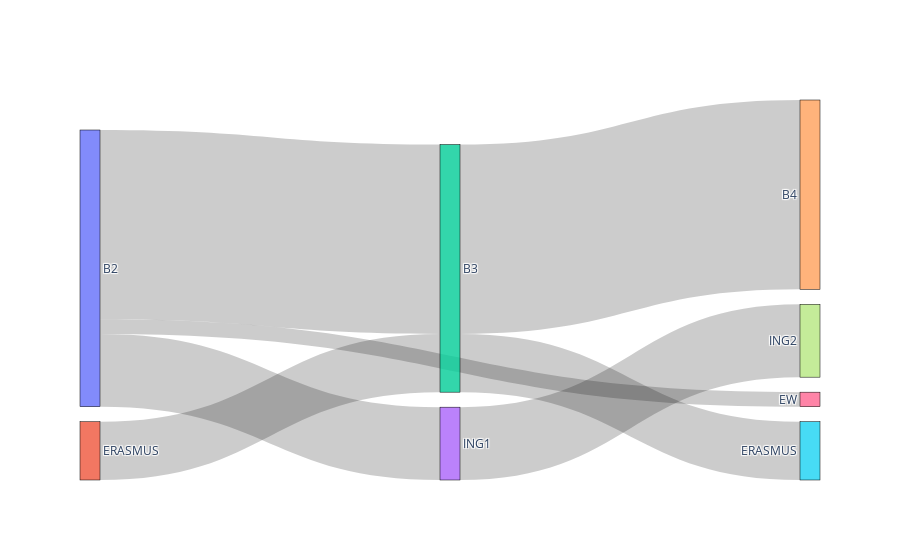

Notebook source saved alongside this figure:
### Markdown cell above
# Sankey diagram and Chord plot

### Code cell
# Sankey diagram
label = ["B2", "ERASMUS", "B3", "ING1", "B4", "ERASMUS", "EW", "ING2"]
source = [1, 0, 0 , 0, 2, 2 , 3]
target = [2, 6, 2 , 3, 5, 4 , 7]
value  = [4, 1, 13, 5, 4, 13, 5]
# data to dict, dict to sankey
link = dict(source = source, target = target, value = value)
node = dict(
      pad = 15,
      thickness = 20,
      line = dict(color = "black", width = 0.5),
      label = label,
    )
data = go.Sankey(link = link, node=node)
# plot
fig = go.Figure(data)
fig.show()

### Figure 1 — Plotly figure (JSON) as saved in the notebook; plotly's stock layout.template omitted (floating-point values rounded to 4 significant figures)
{"data": [{"link": {"source": [1, 0, 0, 0, 2, 2, 3], "target": [2, 6, 2, 3, 5, 4, 7], "value": [4, 1, 13, 5, 4, 13, 5]}, "node": {"label": ["B2", "ERASMUS", "B3", "ING1", "B4", "ERASMUS", "EW", "ING2"], "line": {"color": "black", "width": 0.5}, "pad": 15, "thickness": 20}, "type": "sankey"}], "layout": {}}
